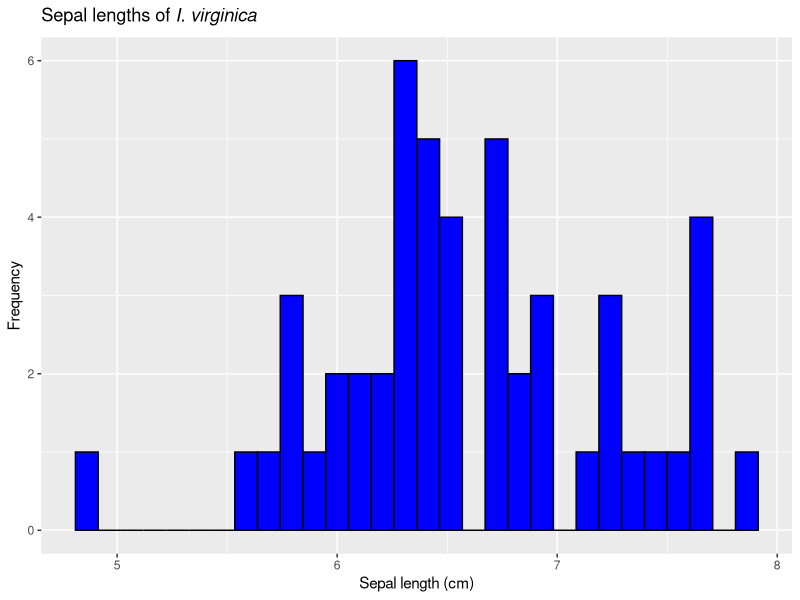

R code for this plot:
## ---- chunk 1
library(ggplot2)
ggplot(iris[iris$Species == "virginica",],
              aes(x=Sepal.Length)) +
  geom_histogram( fill="blue", color="black") +
  labs(title=expression(paste("Sepal lengths of ",italic("I. virginica"))),
       x= "Sepal length (cm)",
       y= "Frequency")
